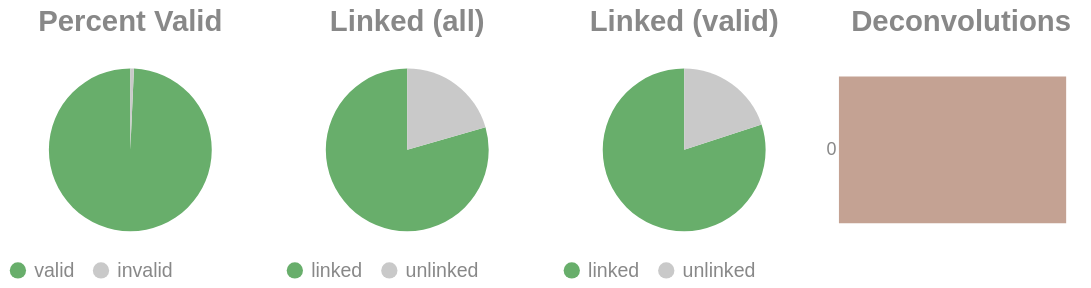

Notebook source saved alongside this figure:
### Code cell
if SKIPLR:
    pass
else:
    clash = Counter()
    for i in valids['molecule'].to_list():
        _mol = i.split("-")
        if len(_mol) == 1:
            clash.update('0')
        else:
            clash.update(_mol[-1])

    _d = {"deconvolutions": [], 'count': []}
    for k,v in clash.items():
        _d['deconvolutions'].append(k)
        _d['count'].append(v)

    tot_valid = valids['reads'].sum()
    mask = valids['reads'] >= 2
    n_linked_reads = valids.filter(mask)['reads'].sum()
    if n_linked_reads == 0:
        print_html("No linked molecules (>=2 reads) were detected; skipping linked-only distributions.")
        SKIPLR = True
    else:
        perc_valid = round(tot_valid / n_reads, 4)
        linked_perc_abs = round(n_linked_reads / n_reads, 4)
        linked_perc = round(n_linked_reads / tot_valid, 4)

    _valid = pl.DataFrame({"valids": ['valid', 'invalid'], "count": [tot_valid, n_reads - tot_valid]})
    _linked_abs = pl.DataFrame({"linked (absolute)": ['linked', 'unlinked'], "count": [n_linked_reads, n_reads - n_linked_reads]})
    _linked_rel = pl.DataFrame({"linked (valids)": ['linked', 'unlinked'], "count": [n_linked_reads, tot_valid - n_linked_reads]})

    (
        alt.hconcat(
            piechart(_valid, goodval = 'valid', title = "Percent Valid"),
            piechart(_linked_abs, goodval = "linked", title =  "Linked (all)"),
            piechart(_linked_rel, goodval = "linked", title =  "Linked (valid)"),
            convolutionbar(pl.DataFrame(_d), title = "Deconvolutions"),
            center = True,
            bounds = 'flush'
        )
        .resolve_scale(color='independent')
        .resolve_legend('independent')
        .properties(usermeta={'embedOptions': {"actions": False}})
    ).display()

### Figure 1 — Vega-Lite specification as saved in the notebook (floating-point values rounded to 4 significant figures)
{"width": "container", "height": 400, "config": {"title": {"anchor": "start", "dy": -15, "fontSize": 18, "color": "#888888", "subtitleColor": "#888888", "subtitleFontSize": 14}, "arc": {"fill": "#0072B2"}, "axis": {"domainColor": "#888888", "domainWidth": 0.5, "gridWidth": 0.2, "grid": false, "titleFontWeight": 400, "titleFontSize": 15, "labelFontSize": 11, "labelColor": "#888888", "tickColor": "#888888", "tickWidth": 0.2, "titleColor": "#888888"}, "axisBand": {"grid": false}, "axisX": {"grid": true, "tickSize": 10, "domainCap": "round"}, "axisY": {"domain": false, "grid": true, "tickSize": 0, "domainCap": "round"}, "background": "transparent", "header": {"labelFontSize": 15, "labelColor": "#888888", "titleFontSize": 15, "titleFontWeight": 600, "titleColor": "#888888"}, "legend": {"labelFont": "sans-serif", "labelFontSize": 12, "labelColor": "#888888", "symbolSize": 100, "symbolType": "circle", "titleFontSize": 12, "titlePadding": 10, "titleColor": "#888888", "title": null}, "range": {"category": ["#E69F00", "#56B4E9", "#009E73", "#F0E442", "#0072B2", "#D55E00", "#CC79A7", "#000000"], "diverging": ["#cfe8f3", "#a2d4ec", "#73bfe2", "#46abdb", "#1696d2", "#12719e"]}, "area": {"fill": "#0072B2", "fillOpacity": 0.7, "line": true, "strokeOpacity": 0.7}, "line": {"color": "#0072B2", "stroke": "#0072B2", "strokeWidth": 2}, "trail": {"color": "#0072B2", "stroke": "#0072B2", "strokeWidth": 0, "size": 1}, "point": {"filled": true, "fillOpacity": 1.0, "size": 95}, "text": {"color": "#888888", "fontSize": 11, "align": "right", "fontWeight": 400, "size": 11}, "bar": {"fill": "#0072B2", "stroke": null}, "view": {"stroke": null, "continuousWidth": 660, "continuousHeight": 400}}, "hconcat": [{"data": {"name": "data-7e8bf1d49864dd712f32ac15cfcbfe6d"}, "mark": {"type": "arc"}, "encoding": {"color": {"field": "valids", "legend": {"orient": "bottom", "title": null}, "scale": {"domain": ["valid", "invalid"], "range": ["#68ae6b", "#C9C9C9"]}, "title": "Valids", "type": "nominal"}, "theta": {"field": "count", "type": "quantitative"}, "tooltip": [{"field": "valids", "title": "Valids", "type": "ordinal"}, {"field": "percent", "format": ".2%", "title": "Percent", "type": "quantitative"}, {"field": "count", "title": "Count", "type": "quantitative"}]}, "height": 100, "title": {"text": "Percent Valid", "align": "center", "anchor": "middle"}, "transform": [{"calculate": "datum.count / 15634799", "as": "percent"}], "width": 150}, {"data": {"name": "data-6bc1f343c7863e904500e231e3a3076d"}, "mark": {"type": "arc"}, "encoding": {"color": {"field": "linked (absolute)", "legend": {"orient": "bottom", "title": null}, "scale": {"domain": ["linked", "unlinked"], "range": ["#68ae6b", "#C9C9C9"]}, "title": "Linked (Absolute)", "type": "nominal"}, "theta": {"field": "count", "type": "quantitative"}, "tooltip": [{"field": "linked (absolute)", "title": "Linked (Absolute)", "type": "ordinal"}, {"field": "percent", "format": ".2%", "title": "Percent", "type": "quantitative"}, {"field": "count", "title": "Count", "type": "quantitative"}]}, "height": 100, "title": {"text": "Linked (all)", "align": "center", "anchor": "middle"}, "transform": [{"calculate": "datum.count / 15634799", "as": "percent"}], "width": 150}, {"data": {"name": "data-0e0f4e30467955a4c704b521a704e9cc"}, "mark": {"type": "arc"}, "encoding": {"color": {"field": "linked (valids)", "legend": {"orient": "bottom", "title": null}, "scale": {"domain": ["linked", "unlinked"], "range": ["#68ae6b", "#C9C9C9"]}, "title": "Linked (Valids)", "type": "nominal"}, "theta": {"field": "count", "type": "quantitative"}, "tooltip": [{"field": "linked (valids)", "title": "Linked (Valids)", "type": "ordinal"}, {"field": "percent", "format": ".2%", "title": "Percent", "type": "quantitative"}, {"field": "count", "title": "Count", "type": "quantitative"}]}, "height": 100, "title": {"text": "Linked (valid)", "align": "center", "anchor": "middle"}, "transform": [{"calculate": "datum.count / 15523704", "as": "percent"}], "width": 150}, {"data": {"name": "data-769835fdb9100a87c4c4f8d0ed6ad8d3"}, "mark": {"type": "bar"}, "encoding": {"color": {"field": "deconvolutions", "legend": null, "scale": {"scheme": "lightgreyred"}, "type": "nominal"}, "tooltip": [{"field": "deconvolutions", "title": "Deconvolutions", "type": "ordinal"}, {"field": "percent", "format": ".2%", "title": "Percent", "type": "quantitative"}, {"field": "count", "title": "Count", "type": "quantitative"}], "x": {"axis": null, "field": "count", "type": "quantitative"}, "y": {"field": "deconvolutions", "sort": "ascending", "title": null, "type": "nominal"}}, "height": 100, "title": {"text": "Deconvolutions", "align": "center", "anchor": "middle"}, "transform": [{"calculate": "datum.count / 5579494", "as": "percent"}], "width": 150}], "bounds": "flush", "center": true, "resolve": {"legend": {"angle": "independent"}, "scale": {"color": "independent"}}, "usermeta": {"embedOptions": {"actions": false}}, "$schema": "https://vega.github.io/schema/vega-lite/v6.1.0.json", "datasets": {"data-7e8bf1d49864dd712f32ac15cfcbfe6d": [{"valids": "valid", "count": 15523704}, {"valids": "invalid", "count": 111095}], "data-6bc1f343c7863e904500e231e3a3076d": [{"linked (absolute)": "linked", "count": 12427693}, {"linked (absolute)": "unlinked", "count": 3207106}], "data-0e0f4e30467955a4c704b521a704e9cc": [{"linked (valids)": "linked", "count": 12427693}, {"linked (valids)": "unlinked", "count": 3096011}], "data-769835fdb9100a87c4c4f8d0ed6ad8d3": [{"deconvolutions": "0", "count": 5579494}]}}
